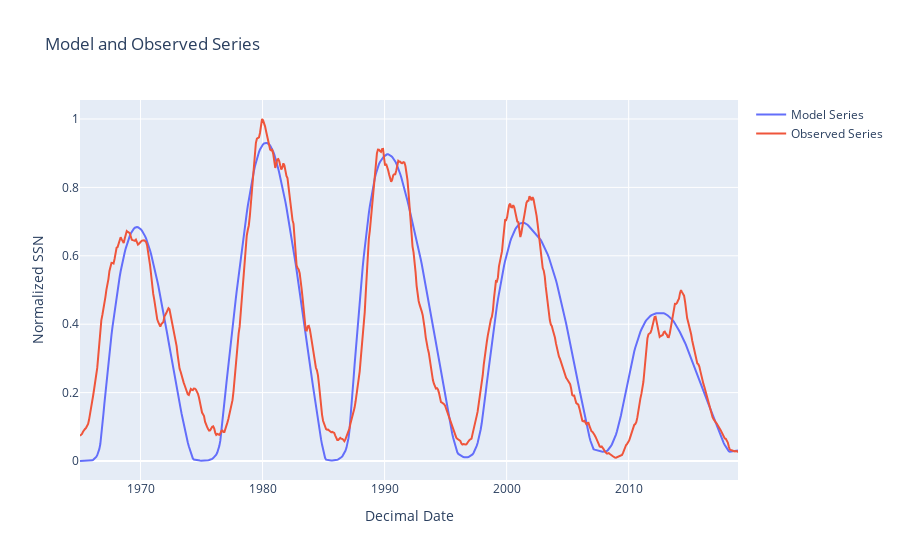

The code cell stored with this chart in its notebook:
### Code cell
# plot model and observed series via plotly
fig = go.Figure()
fig.add_trace(go.Scatter(x=df['decimal_date'], y=model_series, mode='lines', name='Model Series'))
fig.add_trace(go.Scatter(x=df['decimal_date'], y=observed_series, mode='lines', name='Observed Series'))
fig.update_layout(title='Model and Observed Series', xaxis_title='Decimal Date', yaxis_title='Normalized SSN')
fig.show()

### Figure 1 — Plotly figure (JSON) as saved in the notebook; plotly's stock layout.template omitted (floating-point values rounded to 4 significant figures; data arrays with more than 128 entries replaced by an {"elided": "..."} marker saying what was removed)
{"data": [{"mode": "lines", "name": "Model Series", "type": "scatter", "x": {"elided": "648 float values"}, "y": {"elided": "648 float values"}}, {"mode": "lines", "name": "Observed Series", "type": "scatter", "x": {"elided": "648 float values"}, "y": {"elided": "648 float values"}}], "layout": {"title": {"text": "Model and Observed Series"}, "xaxis": {"title": {"text": "Decimal Date"}}, "yaxis": {"title": {"text": "Normalized SSN"}}}}
